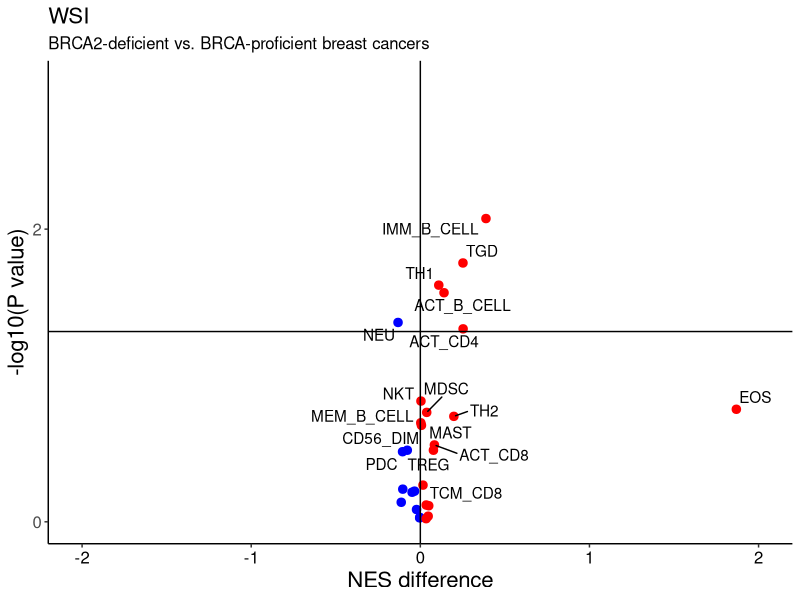

Source code (R):
# Load packages
library(ggplot2)
library(ggrepel)

# Set working directory
setwd("/Users/WIMM/Documents/BRCA_2018/Github/")

# Read file
df <- read.table("Data/WSI_final.txt", header=TRUE, sep="\t", na.strings="NA", check.names=FALSE)

# CIN25 gene list
cells <-  c("ADC", "MDSC", "TEM_CD4", "TEM_CD8", "CD56_DIM", "TREG", "PDC", "MAST", "TFH", "MEM_B_CELL", "IMM_DC", "EOS", "CD56_BRIGHT", "MON", "MAC", "TGD", "ACT_CD4", "NKT", "ACT_B_CELL", "TCM_CD4", "TH1", "NK", "TH17", "IMM_B_CELL", "TH2", "TCM_CD8", "ACT_CD8", "NEU")

cells <- intersect(names(df), cells)

# Subset relevant columns
df <- df[,c("BRCA_status", cells)]

# Remove missing values
df <- na.omit(df)

# Compute FC and p-values
df.brca <- NULL
p.brca <- NULL

for(i in 1:length(cells)) {

    # Subset gene
    df.small <- df[, c("BRCA_status", cells[i])]
    
    # Retrieve expression values
    proficient <- df.small[which(df.small$BRCA_status=="BRCA-proficient"), 2]
    brca <- df.small[which(df.small$BRCA_status=="BRCA2-deficient"), 2]
    
    # Compute FC
    df.brca[i] <- median(brca, na.rm=TRUE) - median(proficient, na.rm=TRUE)
    
    # Compute p.values
    p.brca[i] <- wilcox.test(brca, proficient, na.rm=TRUE)$p.value
    
}

# Tabulate
results <- data.frame(cells, df.brca, p.brca, stringsAsFactors=FALSE)

# Indicate direction
results$direction <- ifelse(results$df.brca > 0, "Up", "Down")

# Volcano plot
    # Definition
    data <- results
    x <- data$df.brca
    y <- -log10(data$p.brca)
    z <- data$direction
    label <- data$cells
    maintitle <- "WSI"
    subtitle <- "BRCA2-deficient vs. BRCA-proficient breast cancers"
    xtitle <- "NES difference"
    ytitle <- "-log10(P value)"
    ymin <- floor(min(y))
    ymax <- ceiling(max(y))
    yinterval <- 2
    xmin <- max(abs(floor(min(x))), ceiling(max(x))) * -1
    xmax <- max(abs(floor(min(x))), ceiling(max(x)))
    xinterval <- 1
    
    # Plot
    plot <- ggplot(data, aes(x=x, y=y, label=label)) +
               geom_point(shape=20, size=4, mapping=aes(color=z), show.legend=FALSE) +
               geom_text_repel(aes(label=label)) +
               geom_vline(xintercept = 0) +
               geom_hline(yintercept = 1.3) +
               scale_colour_manual(values=c("blue", "red")) +
               scale_x_continuous(limits=c(xmin, xmax), breaks=seq(xmin, xmax, by=xinterval)) +
               scale_y_continuous(limits=c(ymin, ymax), breaks=seq(ymin, ymax, by=yinterval)) +
               labs(title=maintitle, subtitle=subtitle, x=xtitle, y=ytitle) +
               theme(panel.grid.major=element_blank(),
                     panel.grid.minor=element_blank(),
                     panel.background=element_blank(),
                     axis.line = element_line(colour="black"),
                     axis.text.x=element_text(colour="black"),
                     axis.text=element_text(size=12),
                     axis.title=element_text(size=16),
                     plot.title=element_text(size=16),
                     plot.subtitle=element_text(size=12))
                     
    # Sava plot
    ggsave("Figures/Figure_3C.pdf", plot, width=8, height=8)

## Latest NES values here differ slightly from published ones because GSEA algorithm uses permutation. Therefore, slightly difference NES values will be returned each round.
